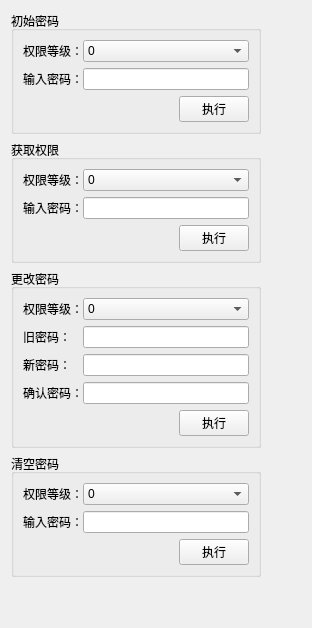
        <widget class="QWidget" name="tab_4">
         <attribute name="title">
          <string>权限控制</string>
         </attribute>
         <layout class="QHBoxLayout" name="horizontalLayout_24">
          <item>
           <layout class="QHBoxLayout" name="horizontalLayout_23">
            <item>
             <layout class="QVBoxLayout" name="verticalLayout_45">
              <item>
               <layout class="QVBoxLayout" name="verticalLayout_27">
                <item>
                 <widget class="QGroupBox" name="groupBox_20">
                  <property name="sizePolicy">
                   <sizepolicy hsizetype="Fixed" vsizetype="Fixed">
                    <horstretch>0</horstretch>
                    <verstretch>0</verstretch>
                   </sizepolicy>
                  </property>
                  <property name="minimumSize">
                   <size>
                    <width>250</width>
                    <height>0</height>
                   </size>
                  </property>
                  <property name="title">
                   <string>初始密码</string>
                  </property>
                  <layout class="QVBoxLayout" name="verticalLayout_48">
                   <item>
                    <layout class="QGridLayout" name="gridLayout_17">
                     <property name="horizontalSpacing">
                      <number>0</number>
                     </property>
                     <item row="1" column="1">
                      <widget class="LineEditPassword" name="InitPasswordEdit">
                       <property name="maximumSize">
                        <size>
                         <width>16777215</width>
                         <height>24</height>
                        </size>
                       </property>
                       <property name="maxLength">
                        <number>7</number>
                       </property>
                       <property name="echoMode">
                        <enum>QLineEdit::Password</enum>
                       </property>
                      </widget>
                     </item>
                     <item row="1" column="0">
                      <widget class="QLabel" name="label_55">
                       <property name="sizePolicy">
                        <sizepolicy hsizetype="Fixed" vsizetype="Preferred">
                         <horstretch>0</horstretch>
                         <verstretch>0</verstretch>
                        </sizepolicy>
                       </property>
                       <property name="text">
                        <string>输入密码：</string>
                       </property>
                      </widget>
                     </item>
                     <item row="0" column="1">
                      <widget class="QComboBox" name="InitPasswordLevelCombox">
                       <property name="sizePolicy">
                        <sizepolicy hsizetype="Expanding" vsizetype="Fixed">
                         <horstretch>0</horstretch>
                         <verstretch>0</verstretch>
                        </sizepolicy>
                       </property>
                       <item>
                        <property name="text">
                         <string>0</string>
                        </property>
                       </item>
                       <item>
                        <property name="text">
                         <string>1</string>
                        </property>
                       </item>
                      </widget>
                     </item>
                     <item row="0" column="0">
                      <widget class="QLabel" name="label_56">
                       <property name="sizePolicy">
                        <sizepolicy hsizetype="Fixed" vsizetype="Preferred">
                         <horstretch>0</horstretch>
                         <verstretch>0</verstretch>
                        </sizepolicy>
                       </property>
                       <property name="text">
                        <string>权限等级：</string>
                       </property>
                      </widget>
                     </item>
                    </layout>
                   </item>
                   <item>
                    <layout class="QHBoxLayout" name="horizontalLayout_31">
                     <item>
                      <widget class="QLabel" name="InitPasswordErrorShow">
                       <property name="sizePolicy">
                        <sizepolicy hsizetype="Expanding" vsizetype="Preferred">
                         <horstretch>0</horstretch>
                         <verstretch>0</verstretch>
                        </sizepolicy>
                       </property>
                       <property name="text">
                        <string/>
                       </property>
                      </widget>
                     </item>
                     <item>
                      <widget class="QPushButton" name="getInitPasswordBt">
                       <property name="sizePolicy">
                        <sizepolicy hsizetype="Fixed" vsizetype="Fixed">
                         <horstretch>0</horstretch>
                         <verstretch>0</verstretch>
                        </sizepolicy>
                       </property>
                       <property name="maximumSize">
                        <size>
                         <width>70</width>
                         <height>30</height>
                        </size>
                       </property>
                       <property name="text">
                        <string>执行</string>
                       </property>
                      </widget>
                     </item>
                    </layout>
                   </item>
                  </layout>
                 </widget>
                </item>
                <item>
                 <widget class="QGroupBox" name="groupBox">
                  <property name="sizePolicy">
                   <sizepolicy hsizetype="Fixed" vsizetype="Fixed">
                    <horstretch>0</horstretch>
                    <verstretch>0</verstretch>
                   </sizepolicy>
                  </property>
                  <property name="minimumSize">
                   <size>
                    <width>250</width>
                    <height>0</height>
                   </size>
                  </property>
                  <property name="title">
                   <string>获取权限</string>
                  </property>
                  <layout class="QVBoxLayout" name="verticalLayout_49">
                   <item>
                    <layout class="QGridLayout" name="gridLayout_14">
                     <property name="horizontalSpacing">
                      <number>0</number>
                     </property>
                     <item row="1" column="1">
                      <widget class="LineEditPassword" name="permPasswdLE">
                       <property name="maximumSize">
                        <size>
                         <width>16777215</width>
                         <height>24</height>
                        </size>
                       </property>
                       <property name="maxLength">
                        <number>7</number>
                       </property>
                       <property name="echoMode">
                        <enum>QLineEdit::Password</enum>
                       </property>
                      </widget>
                     </item>
                     <item row="0" column="1">
                      <widget class="QComboBox" name="getPermLevelCombox">
                       <property name="sizePolicy">
                        <sizepolicy hsizetype="Expanding" vsizetype="Fixed">
                         <horstretch>0</horstretch>
                         <verstretch>0</verstretch>
                        </sizepolicy>
                       </property>
                       <item>
                        <property name="text">
                         <string>0</string>
                        </property>
                       </item>
                       <item>
                        <property name="text">
                         <string>1</string>
                        </property>
                       </item>
                      </widget>
                     </item>
                     <item row="1" column="0">
                      <widget class="QLabel" name="label_18">
                       <property name="text">
                        <string>输入密码：</string>
                       </property>
                      </widget>
                     </item>
                     <item row="0" column="0">
                      <widget class="QLabel" name="label_21">
                       <property name="sizePolicy">
                        <sizepolicy hsizetype="Fixed" vsizetype="Preferred">
                         <horstretch>0</horstretch>
                         <verstretch>0</verstretch>
                        </sizepolicy>
                       </property>
                       <property name="text">
                        <string>权限等级：</string>
                       </property>
                      </widget>
                     </item>
                    </layout>
                   </item>
                   <item>
                    <layout class="QHBoxLayout" name="horizontalLayout_6">
                     <item>
                      <widget class="QLabel" name="SetPasswdErrorShow">
                       <property name="sizePolicy">
                        <sizepolicy hsizetype="Expanding" vsizetype="Preferred">
                         <horstretch>0</horstretch>
                         <verstretch>0</verstretch>
                        </sizepolicy>
                       </property>
                       <property name="text">
                        <string/>
                       </property>
                      </widget>
                     </item>
                     <item>
                      <widget class="QPushButton" name="getPermissionBt">
                       <property name="sizePolicy">
                        <sizepolicy hsizetype="Fixed" vsizetype="Fixed">
                         <horstretch>0</horstretch>
                         <verstretch>0</verstretch>
                        </sizepolicy>
                       </property>
                       <property name="maximumSize">
                        <size>
                         <width>70</width>
                         <height>30</height>
                        </size>
                       </property>
                       <property name="text">
                        <string>执行</string>
                       </property>
                      </widget>
                     </item>
                    </layout>
                   </item>
                  </layout>
                 </widget>
                </item>
                <item>
                 <widget class="QGroupBox" name="groupBox_2">
                  <property name="sizePolicy">
                   <sizepolicy hsizetype="Fixed" vsizetype="Fixed">
                    <horstretch>0</horstretch>
                    <verstretch>0</verstretch>
                   </sizepolicy>
                  </property>
                  <property name="minimumSize">
                   <size>
                    <width>250</width>
                    <height>0</height>
                   </size>
                  </property>
                  <property name="title">
                   <string>更改密码</string>
                  </property>
                  <layout class="QVBoxLayout" name="verticalLayout_8">
                   <item>
                    <layout class="QGridLayout" name="gridLayout_15">
                     <property name="horizontalSpacing">
                      <number>0</number>
                     </property>
                     <item row="2" column="0">
                      <widget class="QLabel" name="label_19">
                       <property name="text">
                        <string>新密码：</string>
                       </property>
                      </widget>
                     </item>
                     <item row="0" column="0">
                      <widget class="QLabel" name="label_51">
                       <property name="sizePolicy">
                        <sizepolicy hsizetype="Fixed" vsizetype="Preferred">
                         <horstretch>0</horstretch>
                         <verstretch>0</verstretch>
                        </sizepolicy>
                       </property>
                       <property name="text">
                        <string>权限等级：</string>
                       </property>
                      </widget>
                     </item>
                     <item row="2" column="1">
                      <widget class="LineEditPassword" name="changeNewpaswdLE">
                       <property name="maximumSize">
                        <size>
                         <width>16777215</width>
                         <height>24</height>
                        </size>
                       </property>
                      </widget>
                     </item>
                     <item row="1" column="0">
                      <widget class="QLabel" name="label_24">
                       <property name="text">
                        <string>旧密码：</string>
                       </property>
                      </widget>
                     </item>
                     <item row="3" column="0">
                      <widget class="QLabel" name="label_20">
                       <property name="text">
                        <string>确认密码：</string>
                       </property>
                      </widget>
                     </item>
                     <item row="3" column="1">
                      <widget class="LineEditPassword" name="changeConfirmPaswdLE">
                       <property name="maximumSize">
                        <size>
                         <width>16777215</width>
                         <height>24</height>
                        </size>
                       </property>
                      </widget>
                     </item>
                     <item row="0" column="1">
                      <widget class="QComboBox" name="changePaswdLevelCombox">
                       <property name="sizePolicy">
                        <sizepolicy hsizetype="Expanding" vsizetype="Fixed">
                         <horstretch>0</horstretch>
                         <verstretch>0</verstretch>
                        </sizepolicy>
                       </property>
                       <item>
                        <property name="text">
                         <string>0</string>
                        </property>
                       </item>
                       <item>
                        <property name="text">
                         <string>1</string>
                        </property>
                       </item>
                      </widget>
                     </item>
                     <item row="1" column="1">
                      <widget class="LineEditPassword" name="changeOldpaswdLE">
                       <property name="maximumSize">
                        <size>
                         <width>16777215</width>
                         <height>24</height>
                        </size>
                       </property>
                       <property name="text">
                        <string/>
                       </property>
                      </widget>
                     </item>
                    </layout>
                   </item>
                   <item>
                    <layout class="QHBoxLayout" name="horizontalLayout_16">
                     <item>
                      <widget class="QLabel" name="ModifyPasswdErrorShow">
                       <property name="sizePolicy">
                        <sizepolicy hsizetype="Expanding" vsizetype="Preferred">
                         <horstretch>0</horstretch>
                         <verstretch>0</verstretch>
                        </sizepolicy>
                       </property>
                       <property name="text">
                        <string/>
                       </property>
                      </widget>
                     </item>
                     <item>
                      <widget class="QPushButton" name="changePasswdBt">
                       <property name="sizePolicy">
                        <sizepolicy hsizetype="Fixed" vsizetype="Fixed">
                         <horstretch>0</horstretch>
                         <verstretch>0</verstretch>
                        </sizepolicy>
                       </property>
                       <property name="maximumSize">
                        <size>
                         <width>70</width>
                         <height>30</height>
                        </size>
                       </property>
                       <property name="text">
                        <string>执行</string>
                       </property>
                      </widget>
                     </item>
                    </layout>
                   </item>
                  </layout>
                 </widget>
                </item>
                <item>
                 <widget class="QGroupBox" name="groupBox_3">
                  <property name="sizePolicy">
                   <sizepolicy hsizetype="Fixed" vsizetype="Fixed">
                    <horstretch>0</horstretch>
                    <verstretch>0</verstretch>
                   </sizepolicy>
                  </property>
                  <property name="minimumSize">
                   <size>
                    <width>250</width>
                    <height>0</height>
                   </size>
                  </property>
                  <property name="title">
                   <string>清空密码</string>
                  </property>
                  <layout class="QVBoxLayout" name="verticalLayout_26">
                   <item>
                    <layout class="QGridLayout" name="gridLayout_16">
                     <property name="horizontalSpacing">
                      <number>0</number>
                     </property>
                     <item row="0" column="0">
                      <widget class="QLabel" name="label_52">
                       <property name="sizePolicy">
                        <sizepolicy hsizetype="Fixed" vsizetype="Preferred">
                         <horstretch>0</horstretch>
                         <verstretch>0</verstretch>
                        </sizepolicy>
                       </property>
                       <property name="text">
                        <string>权限等级：</string>
                       </property>
                      </widget>
                     </item>
                     <item row="0" column="1">
                      <widget class="QComboBox" name="clearPaswdLevelCombox">
                       <item>
                        <property name="text">
                         <string>0</string>
                        </property>
                       </item>
                       <item>
                        <property name="text">
                         <string>1</string>
                        </property>
                       </item>
                      </widget>
                     </item>
                     <item row="1" column="0">
                      <widget class="QLabel" name="label_28">
                       <property name="text">
                        <string>输入密码：</string>
                       </property>
                      </widget>
                     </item>
                     <item row="1" column="1">
                      <widget class="LineEditPassword" name="clearPaswdLE">
                       <property name="maximumSize">
                        <size>
                         <width>16777215</width>
                         <height>24</height>
                        </size>
                       </property>
                       <property name="echoMode">
                        <enum>QLineEdit::Password</enum>
                       </property>
                      </widget>
                     </item>
                    </layout>
                   </item>
                   <item>
                    <layout class="QHBoxLayout" name="horizontalLayout_21">
                     <item>
                      <widget class="QLabel" name="ClearPasswdErrorShow">
                       <property name="sizePolicy">
                        <sizepolicy hsizetype="Expanding" vsizetype="Preferred">
                         <horstretch>0</horstretch>
                         <verstretch>0</verstretch>
                        </sizepolicy>
                       </property>
                       <property name="text">
                        <string/>
                       </property>
                      </widget>
                     </item>
                     <item>
                      <widget class="QPushButton" name="clearPasswdBt">
                       <property name="sizePolicy">
                        <sizepolicy hsizetype="Fixed" vsizetype="Fixed">
                         <horstretch>0</horstretch>
                         <verstretch>0</verstretch>
                        </sizepolicy>
                       </property>
                       <property name="maximumSize">
                        <size>
                         <width>70</width>
                         <height>30</height>
                        </size>
                       </property>
                       <property name="text">
                        <string>执行</string>
                       </property>
                      </widget>
                     </item>
                    </layout>
                   </item>
                  </layout>
                 </widget>
                </item>
               </layout>
              </item>
              <item>
               <spacer name="verticalSpacer_11">
                <property name="orientation">
                 <enum>Qt::Vertical</enum>
                </property>
                <property name="sizeHint" stdset="0">
                 <size>
                  <width>20</width>
                  <height>40</height>
                 </size>
                </property>
               </spacer>
              </item>
             </layout>
            </item>
            <item>
             <spacer name="horizontalSpacer_13">
              <property name="orientation">
               <enum>Qt::Horizontal</enum>
              </property>
              <property name="sizeType">
               <enum>QSizePolicy::Expanding</enum>
              </property>
              <property name="sizeHint" stdset="0">
               <size>
                <width>40</width>
                <height>20</height>
               </size>
              </property>
             </spacer>
            </item>
           </layout>
          </item>
         </layout>
        </widget>
